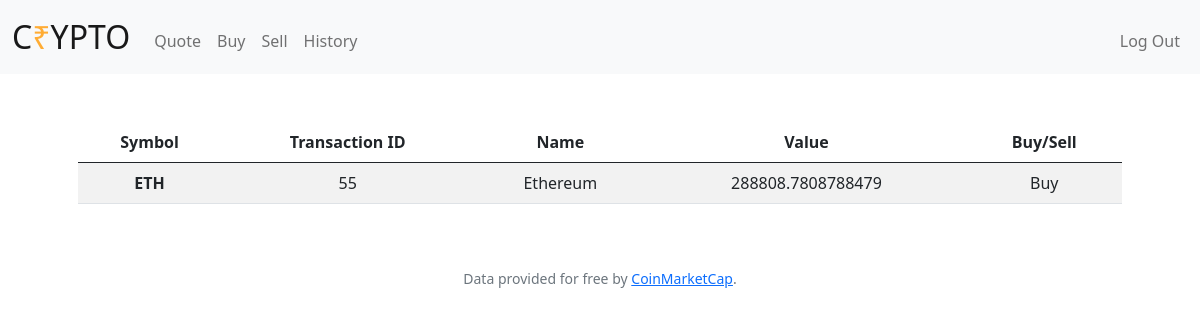
The page /history (signed in) on the database its author committed.
### tables this page shows
CREATE TABLE "history" (
	"id"	INTEGER NOT NULL,
	"name"	TEXT NOT NULL,
	"symbol"	TEXT NOT NULL,
	"quantity"	NUMERIC NOT NULL,
	"value"	NUMERIC NOT NULL DEFAULT 500000,
	"user_id"	INTEGER NOT NULL,
	"type"	INTEGER NOT NULL,
	FOREIGN KEY("user_id") REFERENCES "users"("id"),
	PRIMARY KEY("id" AUTOINCREMENT)
);

### app.py (the view)
@app.route("/history")
@login_required
def history():
    HISTORY = db.execute("SELECT name, id, symbol, quantity, type, value FROM history WHERE user_id = ?", (session["user_id"], )).fetchall()
    return render_template("history.html", history=HISTORY)

### app.py (called while the page is built)
@app.after_request
def after_request(response):
    response.headers["Cache-Control"] = "no-cache, no-store, must-revalidate"
    response.headers["Expires"] = 0
    response.headers["Pragma"] = "no-cache"
    return response

def dict_factory(cursor, row):
    dict = {}
    for id, col in enumerate(cursor.description):
        dict[col[0]] = row[id]
    return dict

### helpers.py (called while the page is built)
def login_required(f):
    @wraps(f)
    def decorated_function(*args, **kwargs):
        if not session.get("user_id"):
            return redirect(url_for("login"))
        return f(*args, **kwargs)
    return decorated_function

### templates/history.html (shortened to what this page needs)
{% extends "layouts.html" %}
{% block main %}
    <table class="table table-striped">
        <thead>
            <tr>
                <th scope="col">Symbol</th>
                <th scope="col">Transaction ID</th>
                <th scope="col">Name</th>
                <th scope="col">Value</th>
                <th scope="col">Buy/Sell</th>
            </tr>
        </thead>
        <tbody>
            {% for item in history %}
                <tr>
                    <th scope="row">{{item["symbol"]}}</th>
                    <td>{{item["id"]}}</td>
                    <td>{{item["name"]}}</td>
                    <td>{{item["value"]}}</td>
                    <td>{{item["type"]}}</td>
                </tr>
            {% endfor %}
        </tbody>
    </table>
{% endblock %}

### rows shown on the page
history: symbol "ETH", id "55", name "Ethereum", value "288808.7808788479", type "Buy"
